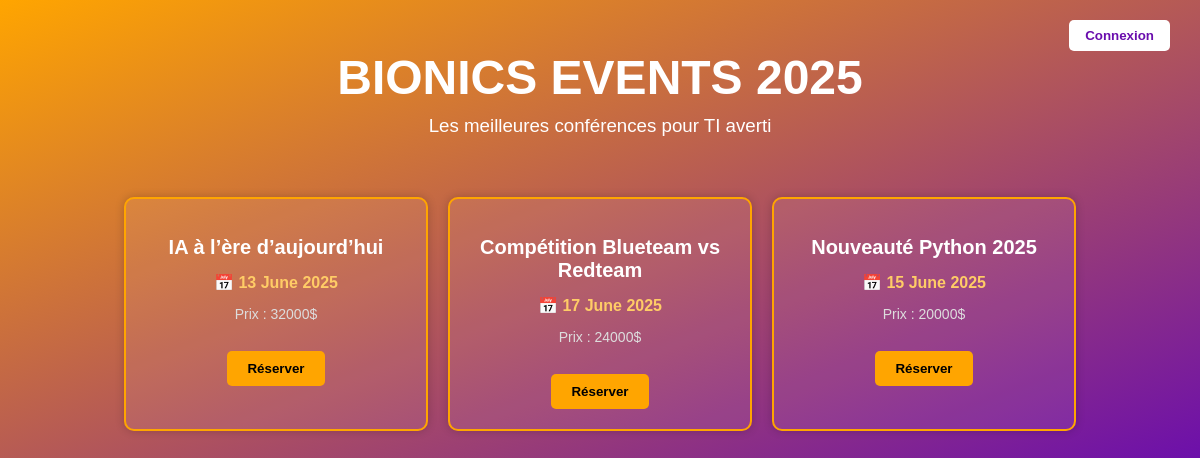
The page / on the database its author committed.
### app/models/events.py (models this page shows)
class Event(db.Model):
    id = db.Column(db.Integer, primary_key=True) # Rajoute de la colonne id de l'événement
    nom = db.Column(db.String(100), nullable=False) # Rajoute de la colonne le nom
    date = db.Column(db.DateTime, nullable=False) # Rajoute de la colonne la date
    cost = db.Column(db.Integer, nullable=False)  # Rajoute de la colonne le coût

### app/routes/main_routes.py (the view)
@main.route('/')
def home():
    from app.models.events import Event
    events = Event.query.all()
    return render_template('index.html', events=events)

### app/templates/index.html (shortened to what this page needs)
<!DOCTYPE html>
<html lang="fr">
<head>
</head>
<body>
    <header>
        <h1>BIONICS EVENTS 2025</h1>
        <h3>Les meilleures conférences pour TI averti</h3>
        <div class="auth-buttons">
            {% if session['user'] %}
                <a href="{{ url_for('main.dashboard') }}"><button>Tableau de bord</button></a>
                <a href="{{ url_for('main.logout') }}"><button>Déconnexion</button></a>
            {% else %}
                <a href="{{ url_for('main.login') }}"><button>Connexion</button></a>
            {% endif %}
        </div>
    </header>
    <section class="events">
        {% for event in events %}
        <div class="event">
            <h2>{{ event.nom }}</h2>
            <div class="date">📅 {{ event.date.strftime('%d %B %Y') }}</div>
            <p>Prix : {{ event.cost }}$</p>
            <a href="{{ url_for('main.reserver', event_id=event.id) }}"><button>Réserver</button></a>
        </div>
        {% endfor %}
    </section>
</body>
</html>

### app/templates/index.html (style rules this page uses)
body { margin: 0; font-family: Arial, sans-serif; background: linear-gradient(to bottom right, #ffa500, #6a0dad); color: white; text-align: center; }
header { padding: 50px 20px 10px; position: relative; }
header h1 { font-size: 48px; margin: 0; }
header h3 { font-weight: normal; margin: 10px 0; }
.auth-buttons { position: absolute; top: 20px; right: 30px; }
.auth-buttons button { margin-left: 10px; padding: 8px 16px; background-color: white; color: #6a0dad; border: none; border-radius: 5px; cursor: pointer; font-weight: bold; }
.events { display: flex; flex-wrap: wrap; justify-content: center; padding: 40px 20px; gap: 20px; }
.event { background-color: #ffffff11; border: 2px solid orange; border-radius: 10px; width: 260px; padding: 20px; box-shadow: 0 0 10px #00000033; }
.event h2 { font-size: 20px; margin-bottom: 10px; color: #fff; }
.event p { font-size: 14px; color: #ddd; }
.event .date { font-weight: bold; margin-top: 10px; color: #ffcc66; }
.event button { margin-top: 15px; padding: 10px 20px; background-color: orange; color: black; border: none; border-radius: 5px; font-weight: bold; cursor: pointer; }

### rows shown on the page
Event: nom "IA à l’ère d’aujourd’hui", date "13 June 2025", cost "32000"
Event: nom "Compétition Blueteam vs Redteam", date "17 June 2025", cost "24000"
Event: nom "Nouveauté Python 2025", date "15 June 2025", cost "20000"
